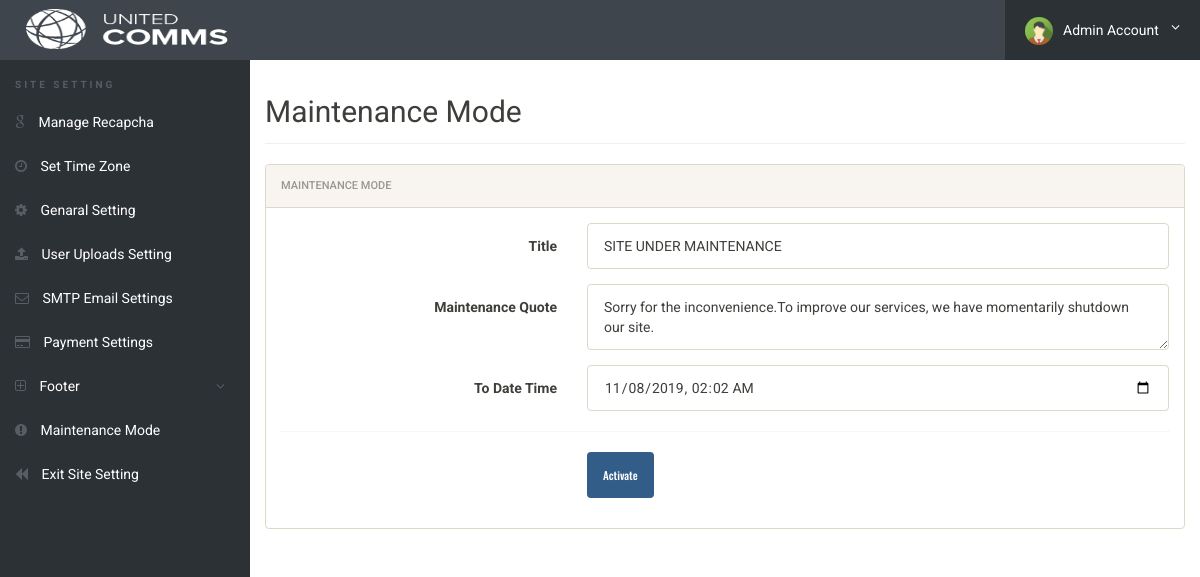
Page /admin/maintenance-mode.php (signed in) on the committed database.
### tables this page shows
CREATE TABLE `genaralsetting` (
  `id` int(11) NOT NULL,
  `setting_name` varchar(250) NOT NULL,
  `setting_description` varchar(999) NOT NULL
);

CREATE TABLE `sitemaintenance` (
  `id` int(11) NOT NULL,
  `ToDateTIme` varchar(100) NOT NULL,
  `title` varchar(500) NOT NULL,
  `qutoes` varchar(1000) NOT NULL,
  `status` int(5) NOT NULL
);

### admin/maintenance-mode.php (the view, shortened to what this page needs)
<?php
include('../config/config.php');
if(strlen($_SESSION['alogin'])==0)
	{
header('location:index.php');
}
else{
?>
<!doctype html>
<html lang="en" class="no-js">
<head>
	<link rel="stylesheet" href="css/font-awesome.min.css">
	<link rel="stylesheet" href="css/bootstrap.min.css">
	<link rel="stylesheet" href="css/dataTables.bootstrap.min.css">
	<link rel="stylesheet" href="css/bootstrap-social.css">
	<link rel="stylesheet" href="css/bootstrap-select.css">
	<link rel="stylesheet" href="css/fileinput.min.css">
	<link rel="stylesheet" href="css/awesome-bootstrap-checkbox.css">
	<link rel="stylesheet" href="css/style.css">
</head>
<body>
	<?php include('includes/header.php');?>
	<div class="ts-main-content">
	<?php include('includes/leftbar-site-settings.php');?>
		<div class="content-wrapper">
			<div class="container-fluid">
				<div class="row">
					<div class="col-md-12">
						<h2 class="page-title">Maintenance Mode</h2>
								<div class="panel panel-default">
									<div class="panel-heading">Maintenance Mode</div>
									<div class="panel-body">
										<form name="Category" method="post" class="form-horizontal" onSubmit="return valid();">
										<?php $query=mysqli_query($con,"SELECT * FROM sitemaintenance where id =1");
					                     while($row=mysqli_fetch_array($query))
					                     {
					                     ?>
											<div class="form-group">
												<label class="col-sm-4 control-label">Title</label>
												<div class="col-sm-8">
													<input type="text" placeholder="Enter Title" value="<?php echo htmlentities($row['title']);?>" name="title" class="form-control" required>
												</div>
											</div>
											<div class="form-group">
												<label class="col-sm-4 control-label">Maintenance Quote</label>
												<div class="col-sm-8">
													<textarea  name="quote" required="required" class="form-control"><?php echo htmlentities($row['qutoes']);?></textarea>
												</div>
											</div>
											<div class="form-group">
												<label class="col-sm-4 control-label">To Date Time</label>
												<div class="col-sm-8">
													<input type="datetime-local" placeholder="Enter To Date Time" value="<?php echo htmlentities($row['ToDateTIme']);?>" name="datetime" class="form-control" required><?php } ?>
												</div>
											</div>
											<div class="hr-dashed"></div>
											<?php
											$query=mysqli_query($con,"SELECT status FROM sitemaintenance where id=1");
					                     	while($row=mysqli_fetch_array($query))
												$status	= $row['status'];
												if($status==1)
												{
												?>
													<div class="form-group">
														<div class="col-sm-8 col-sm-offset-4">
															<button class="btn btn-danger" name="submitDactivate" type="submit">Dactivate</button>
														</div>
													</div>
												<?php } else {?>
													<div class="form-group">
														<div class="col-sm-8 col-sm-offset-4">
															<button class="btn btn-primary" name="submitActivate" type="submit">Activate</button>
														</div>
													</div>
												<?php }?>
										</form>
			</div>
		</div>
	</div>
</body>
</html>
<?php } ?>

### admin/includes/header.php (shortened to what this page needs)
<div class="brand clearfix">
	<?php $query=mysqli_query($con,"select setting_description from genaralsetting where id=4");
                while($row=mysqli_fetch_array($query))
                {
                ?>
                <?php $logophoto=$row['setting_description'];
                if($logophoto==""):
                ?>
                <a href="dashboard.php">&nbsp;&nbsp;&nbsp;&nbsp;&nbsp;<img src="../images/logo/logo.png" alt="" class="header" /></a>
                <?php else:?>
                <a href="dashboard.php">&nbsp;&nbsp;&nbsp;&nbsp;&nbsp;<img src="../images/logo/<?php echo htmlentities($logophoto);?>" alt="" class="header"/></a>&nbsp;
                <?php endif;?><?php } ?>
		<ul class="ts-profile-nav">
			<li class="ts-account">
				<a href="#"><img src="img/ts-avatar.jpg" class="ts-avatar hidden-side" alt="">Admin Account <i class="fa fa-angle-down hidden-side"></i></a>
			</li>
		</ul>
	</div>

### admin/css/style.css (style rules this page uses)
html { font-size: 14px; }
@media only screen and (min-width: 480px) { html { font-size: 17px; } }
@media only screen and (min-width: 768px) { html { font-size: 14px; } }
@media only screen and (min-width: 600px) { img.header { padding: 6px; width: 100px; height: 58px; } }
@media only screen and (min-width: 768px) { img.header { padding: 6px; width: 100px; height: 58px; } }
@media only screen and (min-width: 992px) { img.header { padding: 9px; width: 220px; height: 58px; } }
@media only screen and (min-width: 1200px) { img.header { padding: 9px; width: 220px; height: 58px; } }
body { font-size: 1em; }
a { color: #37a6c4; }
.btn { font-family: 'Oswald', sans-serif; }
.hr-dashed { background-color: transparent; border-top: 1px dotted #edf0f5; color: transparent; height: 1px; margin: 20px 0; }
.panel { overflow: hidden; }
ul, li { margin: 0; padding: 0; list-style: none; }
.btn { text-transform: none; }
.page-title { padding-bottom: 15px; margin-bottom: 20px; border-bottom: 1px solid #f0f0f0; }
.brand { background: #3e454c; position: relative; z-index: 3; position: fixed; width: 100%; top: 0; }
.brand .ts-profile-nav { float: right; display: none; }
.brand .ts-profile-nav li { float: left; position: relative; }
.brand .ts-profile-nav li a { display: block; padding: 20px; color: #fff; }
.brand .ts-profile-nav .ts-account .fa-angle-down { float: right; }
.brand .ts-profile-nav .ts-account > a { width: 195px; background: #2c3136; }
.brand .ts-profile-nav .ts-account .ts-avatar { border-radius: 50%; height: 28px; margin: -10px 0; margin-right: 10px; }
@media only screen and (min-width: 992px) { .brand .ts-profile-nav { display: block; } }
.ts-main-content .content-wrapper { padding-top: 15px; margin-top: 60px; }
@media only screen and (min-width: 992px) { .ts-main-content .content-wrapper { margin-left: 250px; } }

### rows in the picture
genaralsetting: setting_description (picture)
sitemaintenance: title "SITE UNDER MAINTENANCE", quote "Sorry for the inconvenience.To improve our services, we have momentarily shutdown our site.", datetime "11/08/2019 02:02"
